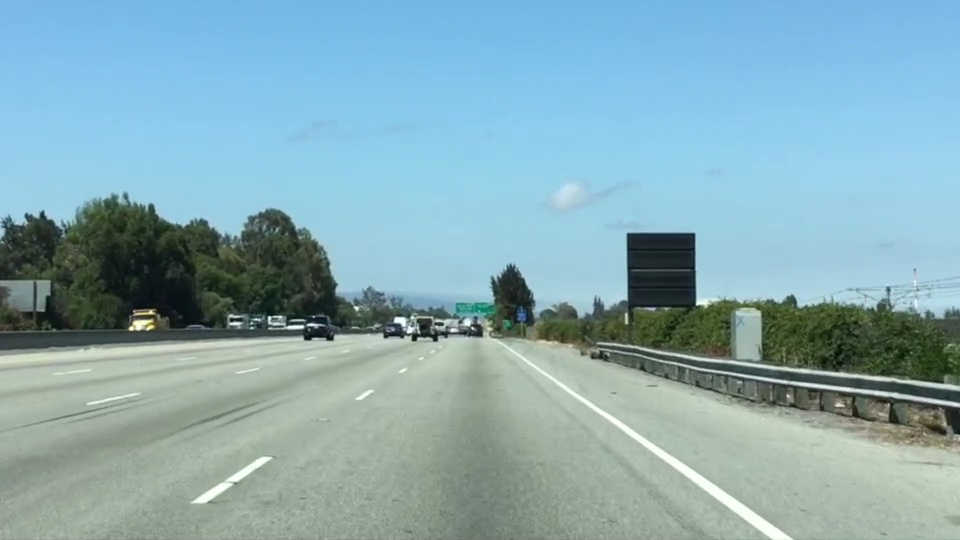
#> input picture part1/test.jpg, 960 x 540 px
$ python region_mask.py
#> lines starting #> are read from the running program, lines starting #| are printed output that depends on the picture
#!/usr/bin/env python
#coding=utf-8

import matplotlib.pyplot as plt
import matplotlib.image as mpimg
import numpy as np

if __name__ == '__main__':
    img = mpimg.imread("test.jpg")
#> img is the input picture: shape (540, 960, 3); mean R, G, B 135.5, 171.1, 179.2
    h = img.shape[0]
#> h = 540
    w = img.shape[1]
#> w = 960

    # vertices of the interested triangle region
    left_bottom = [0, h - 1]
#> left_bottom = [0, 539]
    right_bottom = [900, 300]
    apex = [400, 0]

    # line segments of the interested triangle region
    fit_left = np.polyfit((left_bottom[0], apex[0]), (left_bottom[1], apex[1]), 1)
#> fit_left = [-1.35, 539]
    fit_right = np.polyfit((right_bottom[0], apex[0]), (right_bottom[1], apex[1]), 1)
    fit_bottom = np.polyfit((left_bottom[0], right_bottom[0]), (left_bottom[1], right_bottom[1]), 1)
#> fit_bottom = [-0.266, 539]

    xx, yy = np.meshgrid(np.arange(0, w), np.arange(0, h))
    interested_region_indices = (yy > (fit_left[0] * xx + fit_left[1])) & \
                                (yy > (fit_right[0] * xx + fit_right[1])) & \
                                (yy < (fit_bottom[0] * xx + fit_bottom[1]))

    region_select = np.copy(img)
    region_select[~interested_region_indices] = [0, 0, 0]
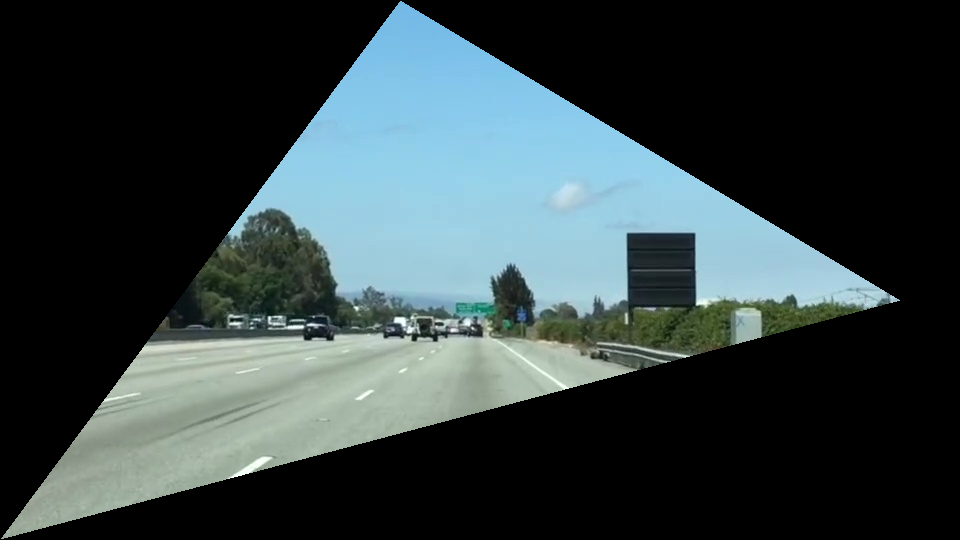
#> region_select: shape (540, 960, 3); mean R, G, B 51, 63.6, 65.4

    fig = plt.gcf()
    ax1 = fig.add_subplot(1, 2, 1, title = "original image")
    ax1.imshow(img)

    ax2 = fig.add_subplot(1, 2, 2, title = "interested region")
    ax2.imshow(region_select)

    plt.draw()
    plt.show()
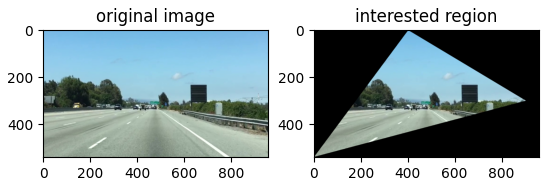
#> figure drawn by matplotlib, 2 panels
